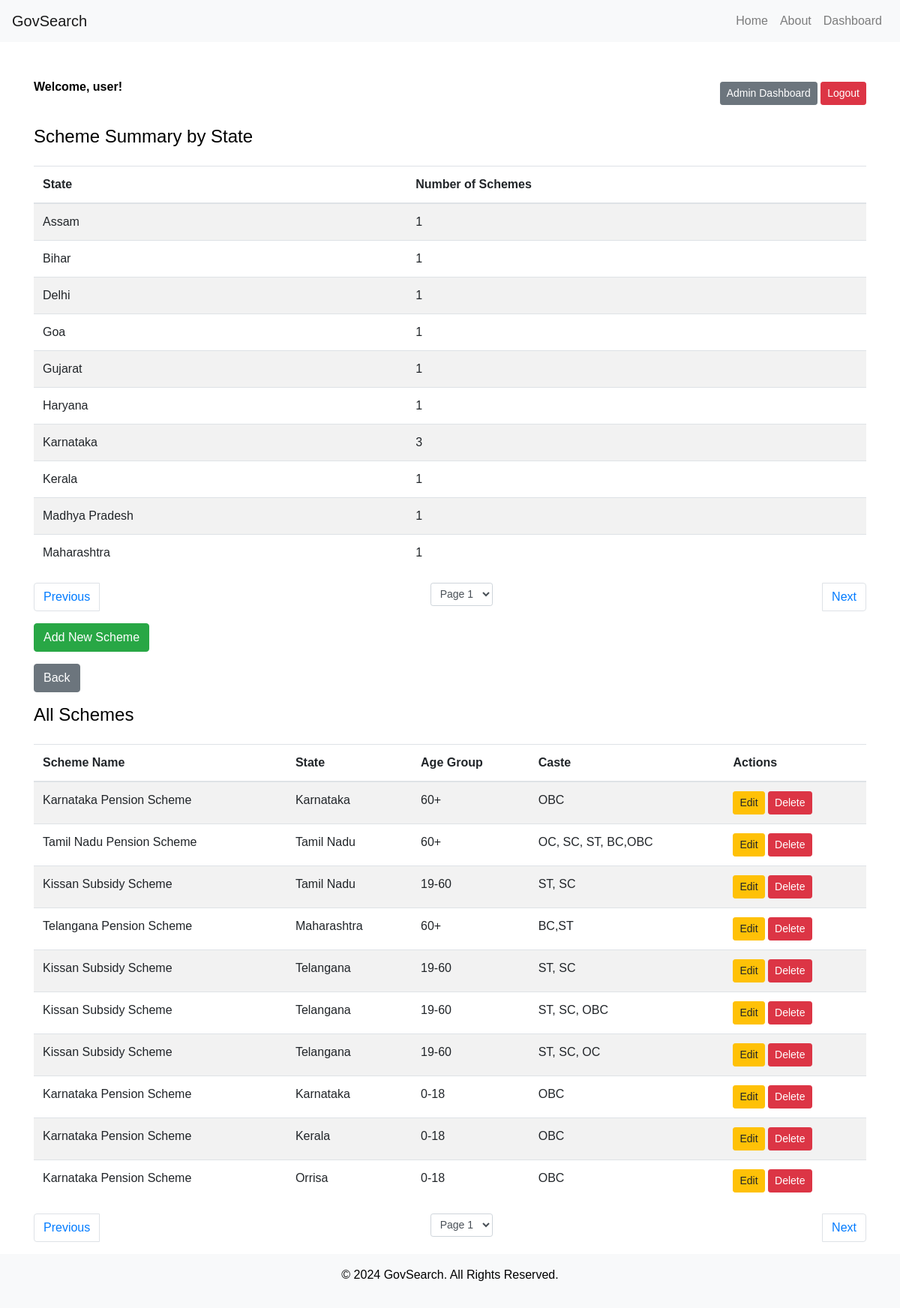
/admin_dashboard.php (signed in), run on the app's committed database.
### tables this page shows
CREATE TABLE `schemes` (
  `id` int(11) NOT NULL,
  `scheme_name` varchar(255) NOT NULL,
  `state` varchar(100) NOT NULL,
  `age_group` varchar(50) DEFAULT NULL,
  `caste` varchar(50) DEFAULT NULL
);

### admin_dashboard.php (the view, shortened to what this page needs)
<?php
include('db_connection.php');
$items_per_page = 10;
$page = isset($_GET['page']) ? (int)$_GET['page'] : 1;
$offset = ($page - 1) * $items_per_page;
$summary_sql = "SELECT state, COUNT(*) AS scheme_count FROM schemes GROUP BY state LIMIT ?, ?";
$summary_stmt = $conn->prepare($summary_sql);
$summary_stmt->bind_param("ii", $offset, $items_per_page);
$summary_stmt->execute();
$summary_result = $summary_stmt->get_result();
$total_states_sql = "SELECT COUNT(DISTINCT state) AS total_states FROM schemes";
$total_states_result = $conn->query($total_states_sql);
$total_states = $total_states_result->fetch_assoc()['total_states'];
$total_pages = ceil($total_states / $items_per_page);
$page_schemes = isset($_GET['page_schemes']) ? (int)$_GET['page_schemes'] : 1;
$offset_schemes = ($page_schemes - 1) * $items_per_page;
$sql_schemes = "SELECT * FROM schemes LIMIT ?, ?";
$stmt_schemes = $conn->prepare($sql_schemes);
$stmt_schemes->bind_param("ii", $offset_schemes, $items_per_page);
$stmt_schemes->execute();
$result_schemes = $stmt_schemes->get_result();
$logged_in_user = $_SESSION['admin'];
include('header.php');
?>
<div class="container mt-5">
    <div class="row mb-4">
        <div class="col-12 d-flex justify-content-between align-items-center">
            <div>
                <p><strong>Welcome, <?php echo htmlspecialchars($logged_in_user); ?>!</strong></p>
            </div>
            <div>
                <a href="admin_dashboard.php" class="btn btn-secondary btn-sm">Admin Dashboard</a>
                <a href="logout.php" class="btn btn-danger btn-sm">Logout</a>
            </div>
        </div>
    </div>
    <h4 class="mb-4">Scheme Summary by State</h4>
    <div class="table-responsive">
        <table class="table table-striped">
            <thead>
                <tr>
                    <th>State</th>
                    <th>Number of Schemes</th>
                </tr>
            </thead>
            <tbody>
                <?php while ($row = $summary_result->fetch_assoc()) { ?>
                    <tr>
                        <td><?php echo htmlspecialchars($row['state']); ?></td>
                        <td><?php echo htmlspecialchars($row['scheme_count']); ?></td>
                    </tr>
                <?php } ?>
            </tbody>
        </table>
    </div>
    <nav>
        <ul class="pagination justify-content-between">
            <li class="page-item">
                <?php if ($page > 1): ?>
                    <a class="page-link" href="?page=<?php echo $page - 1; ?>">Previous</a>
                <?php else: ?>
                    <span class="page-link disabled">Previous</span>
                <?php endif; ?>
            </li>
            <li class="page-item">
                <form method="get" action="" class="d-inline">
                    <select class="form-control form-control-sm" name="page" onchange="this.form.submit()">
                        <?php for ($i = 1; $i <= $total_pages; $i++): ?>
                            <option value="<?php echo $i; ?>" <?php if ($i == $page) echo 'selected'; ?>>Page <?php echo $i; ?></option>
                        <?php endfor; ?>
                    </select>
                </form>
            </li>
            <li class="page-item">
                <?php if ($page < $total_pages): ?>
                    <a class="page-link" href="?page=<?php echo $page + 1; ?>">Next</a>
                <?php else: ?>
                    <span class="page-link disabled">Next</span>
                <?php endif; ?>
            </li>
        </ul>
    </nav>
    <div class="mb-3">
        <a href="add_scheme.php" class="btn btn-success">Add New Scheme</a>
    </div>
    <div class="mb-3">
        <a href="admin_dashboard.php" class="btn btn-secondary">Back</a>
    </div>
    <h4 class="mb-4">All Schemes</h4>
    <div class="table-responsive">
        <table class="table table-striped">
            <thead>
                <tr>
                    <th>Scheme Name</th>
                    <th>State</th>
                    <th>Age Group</th>
                    <th>Caste</th>
                    <th>Actions</th>
                </tr>
            </thead>
            <tbody>
                <?php while ($row = $result_schemes->fetch_assoc()) { ?>
                    <tr>
                        <td><?php echo htmlspecialchars($row['scheme_name']); ?></td>
                        <td><?php echo htmlspecialchars($row['state']); ?></td>
                        <td><?php echo htmlspecialchars($row['age_group']); ?></td>
                        <td><?php echo htmlspecialchars($row['caste']); ?></td>
                        <td>
                            <a href="edit_scheme.php?id=<?php echo $row['id']; ?>" class="btn btn-warning btn-sm">Edit</a>
                            <a href="delete_scheme.php?id=<?php echo $row['id']; ?>" class="btn btn-danger btn-sm" onclick="return confirmDelete();">Delete</a>
                        </td>
                    </tr>
                <?php } ?>
            </tbody>
        </table>
    </div>
    <nav>
        <ul class="pagination justify-content-between">
            <li class="page-item">
                <?php if ($page_schemes > 1): ?>
                    <a class="page-link" href="?page_schemes=<?php echo $page_schemes - 1; ?>">Previous</a>
                <?php else: ?>
                    <span class="page-link disabled">Previous</span>
                <?php endif; ?>
            </li>
            <li class="page-item">
                <form method="get" action="" class="d-inline">
                    <select class="form-control form-control-sm" name="page_schemes" onchange="this.form.submit()">
                        <?php for ($i = 1; $i <= ceil($total_states / $items_per_page); $i++): ?>
                            <option value="<?php echo $i; ?>" <?php if ($i == $page_schemes) echo 'selected'; ?>>Page <?php echo $i; ?></option>
                        <?php endfor; ?>
                    </select>
                </form>
            </li>
            <li class="page-item">
                <?php if ($page_schemes < ceil($total_states / $items_per_page)): ?>
                    <a class="page-link" href="?page_schemes=<?php echo $page_schemes + 1; ?>">Next</a>
                <?php else: ?>
                    <span class="page-link disabled">Next</span>
                <?php endif; ?>
            </li>
        </ul>
    </nav>
</div>
<?php include('footer.php'); ?>

### header.php (style rules this page uses)
body { background-color: #ffffff; color: #000000; font-family: Arial, sans-serif; }

### data on the page
schemes: scheme_name "Karnataka Pension Scheme", state "Karnataka", age_group "60+", caste "OBC"
schemes: scheme_name "Tamil Nadu Pension Scheme", state "Tamil Nadu", age_group "60+", caste "OC, SC, ST, BC,OBC"
schemes: scheme_name "Kissan Subsidy Scheme", state "Tamil Nadu", age_group "19-60", caste "ST, SC"
schemes: scheme_name "Telangana Pension Scheme", state "Maharashtra", age_group "60+", caste "BC,ST"
schemes: scheme_name "Kissan Subsidy Scheme", state "Telangana", age_group "19-60", caste "ST, SC"
schemes: scheme_name "Kissan Subsidy Scheme", state "Telangana", age_group "19-60", caste "ST, SC, OBC"
schemes: scheme_name "Kissan Subsidy Scheme", state "Telangana", age_group "19-60", caste "ST, SC, OC"
schemes: scheme_name "Karnataka Pension Scheme", state "Karnataka", age_group "0-18", caste "OBC"
schemes: scheme_name "Karnataka Pension Scheme", state "Kerala", age_group "0-18", caste "OBC"
schemes: scheme_name "Karnataka Pension Scheme", state "Orrisa", age_group "0-18", caste "OBC"

### other printed values
$logged_in_user "user"
$row['state'] "Assam"
$row['scheme_count'] "1"
$row['state'] "Bihar"
$row['state'] "Delhi"
$row['state'] "Goa"
$row['state'] "Gujarat"
$row['state'] "Haryana"
$row['state'] "Karnataka"
$row['scheme_count'] "3"
$row['state'] "Kerala"
$row['state'] "Madhya Pradesh"
$row['state'] "Maharashtra"
